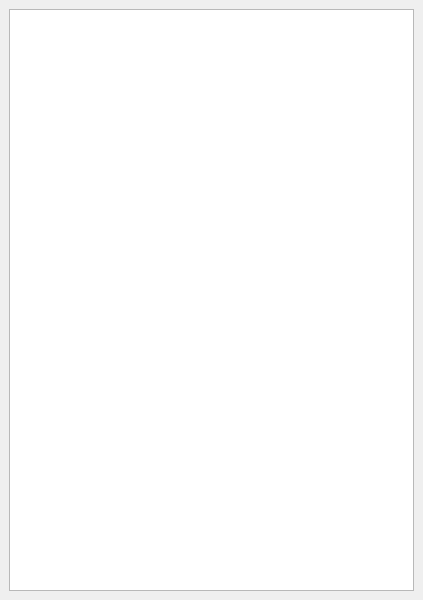
<?xml version="1.0" encoding="UTF-8"?>
<ui version="4.0">
 <class>mw_toolManager</class>
 <widget class="QMainWindow" name="mw_toolManager">
  <property name="geometry">
   <rect>
    <x>0</x>
    <y>0</y>
    <width>423</width>
    <height>600</height>
   </rect>
  </property>
  <property name="windowTitle">
   <string>Tool Manager</string>
  </property>
  <widget class="QWidget" name="centralwidget">
   <layout class="QGridLayout" name="gridLayout">
    <item row="0" column="0">
     <widget class="QTreeWidget" name="tw_tools">
      <property name="alternatingRowColors">
       <bool>true</bool>
      </property>
      <property name="selectionMode">
       <enum>QAbstractItemView::NoSelection</enum>
      </property>
      <attribute name="headerVisible">
       <bool>false</bool>
      </attribute>
      <column>
       <property name="text">
        <string notr="true">1</string>
       </property>
      </column>
     </widget>
    </item>
   </layout>
  </widget>
 </widget>
 <resources/>
 <connections/>
</ui>
